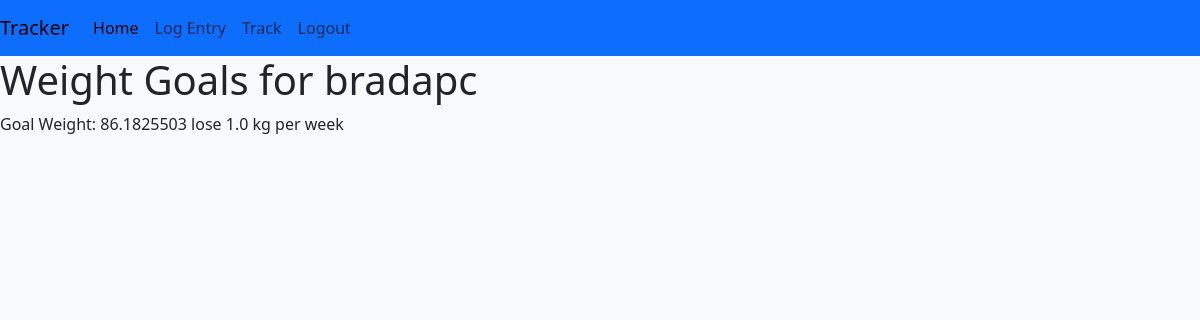
The app's page /weight (signed in), older data.
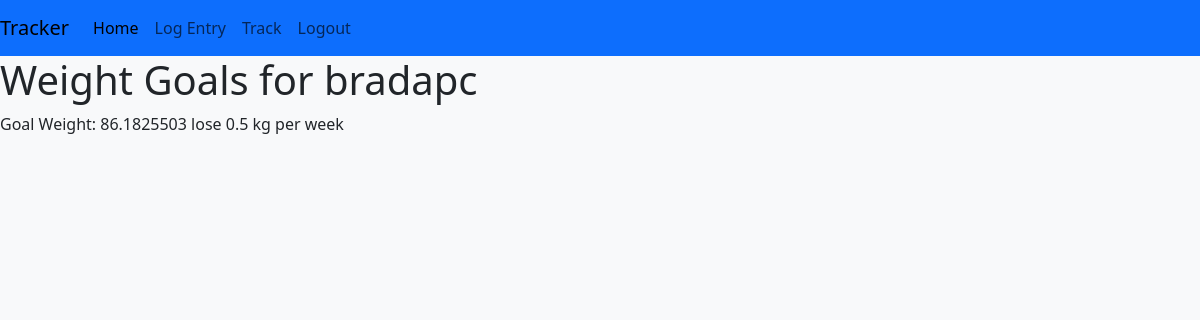
The same page, newer data.
### tables this page shows
CREATE TABLE "weight_goals" (
user_id INTEGER NOT NULL,
goal_weight REAL NOT NULL,
goal_step REAL NOT NULL,
height REAL NOT NULL,
goal_direction INTEGER NOT NULL
);

### app.py (the view)
@app.route("/weight", methods=["GET", "POST"])
@login_required
def weight():
    if request.method == "POST":
        current_weight = request.form.get("current weight")
        goal_weight = request.form.get("goal weight")
        goal_step = request.form.get("goal step")
        goal_direction = 0
        if not current_weight or not goal_weight:
            errormsg = "Please fill out all form fields to set a goal."
            return render_template("weight.html", errormsg=errormsg)
        else:
            try:
                current_weight = float(current_weight)
                goal_weight = float(goal_weight)
            except:
                errormsg = "Please enter a number in the weight fields to set a goal."
                return render_template("weight.html", errormsg=errormsg)
        if current_weight > goal_weight:
            goal_direction = -1
        elif current_weight < goal_weight:
            goal_direction = 1
        else:
            goal_direction = 0
        selected_unit = request.form['units']
        bmi = 0
        if selected_unit == "imperial":
            height_in_feet = request.form.get("feet")
            height_in_inches = request.form.get("inches")
            height = 0
            if not height_in_feet or not height_in_inches:
                errormsg = "Please fill out all form fields to set a goal."
                return render_template("weight.html", errormsg=errormsg)
            else:
                try:
                    height = (float(height_in_feet) * 12) + float(height_in_inches)
                except:
                    errormsg = "Please enter a number in the height fields to set a goal."
                    return render_template("weight.html", errormsg=errormsg)
            bmi = 703 * (current_weight / height**2)
            height = convertImperialHeightToMetric(height)
            current_weight = convertImperialWeightToMetric(current_weight)
            goal_weight = convertImperialWeightToMetric(goal_weight)
        elif selected_unit == "metric":
            height = request.form.get("cm")
            if not height:
                errormsg = "Please fill out all form fields to set a goal."
                return render_template("weight.html", errormsg=errormsg)
            try:
                height = float(height)
            except:
                errormsg = "Please enter a number in the height field to set a goal."
                return render_template("weight.html", errormsg=errormsg)
            bmi = current_weight / (height / 100)**2
        con = sqlite3.connect("tracker.db")
        cur = con.cursor()
        if weightGoalExists():
            cur.execute("UPDATE weight_goals SET goal_weight = ?, goal_step = ?, height = ?, goal_direction = ? WHERE user_id = ?", (goal_weight, goal_step, height, goal_direction, session['user_id']),)
            con.commit()
        else:
            cur.execute("INSERT INTO weight_goals (user_id, goal_weight, goal_step, height, goal_direction) VALUES(?, ?, ?, ?, ?)", (session['user_id'], goal_weight, goal_step, height, goal_direction,))
            con.commit()
        cur.close()
        con.close()
        return redirect("/weight")
    else:
        weight_goals = weightGoalExists()
        return render_template("weight.html", user=session['user'], weight_goals=weight_goals)

### app.py (called while the page is built)
def login_required(f):
    @wraps(f)
    def decorated_function(*args, **kwargs):
        if session.get("user_id") is None:
            return redirect("/login")
        return f(*args, **kwargs)
    return decorated_function

def weightGoalExists():
    con = sqlite3.connect("tracker.db")
    con.row_factory = sqlite3.Row
    cur = con.cursor()
    res = cur.execute("SELECT * FROM weight_goals WHERE user_id = ?", (session['user_id'],))
    return res.fetchone()

### templates/weight.html (shortened to what this page needs)
{% extends "layout.html" %}
{% block body %}
    <h1>Weight Goals for {{ user }} </h1>
    {% if weight_goals %}
        <div class="goal-weight-container">
            <span>Goal Weight: {{ weight_goals.goal_weight }}</span>
            {% if (weight_goals.goal_direction > 0) %}
                <span>gain</span>
            {% elif (weight_goals.goal_direction < 0) %}
                <span>lose</span>
            {% endif %}
            <span>{{ weight_goals.goal_step }} kg per week</span>
        </div>
    {% endif %}
{% endblock %}

### templates/layout.html (shortened to what this page needs)
<!DOCTYPE html>
<html lang="en">
    <head>
        {% block head %}
        <link href="/static/style.css" rel="stylesheet">
        <link href="https://cdn.jsdelivr.net/npm/bootstrap@5.3.3/dist/css/bootstrap.min.css" rel="stylesheet">
        {% endblock %}
    </head>
    <body class="bg-light">
        <nav class="navbar navbar-expand-lg navbar-light bg-primary">
            <a class="navbar-brand" href="#">Tracker</a>
            <div class="collapse navbar-collapse" id="navbarNavAltMarkup">
              <div class="navbar-nav">
                <a class="nav-item nav-link active" href="#">Home</a>
                <a class="nav-item nav-link" href="#">Log Entry</a>
                <a class="nav-item nav-link" href="#">Track</a>
                {% if  "user" in session %}
                <a class="nav-item nav-link" href="/logout">Logout</a>
                {% else %}
                <a class="nav-item nav-link" href="/login">Login</a>
                {% endif %}
              </div>
            </div>
          </nav>
        {% block body%} {% endblock %}
    </body>
</html>

Row changes from the older to the newer data that the page shows:
changed weight_goals: goal_step "1.0" → "0.5"
